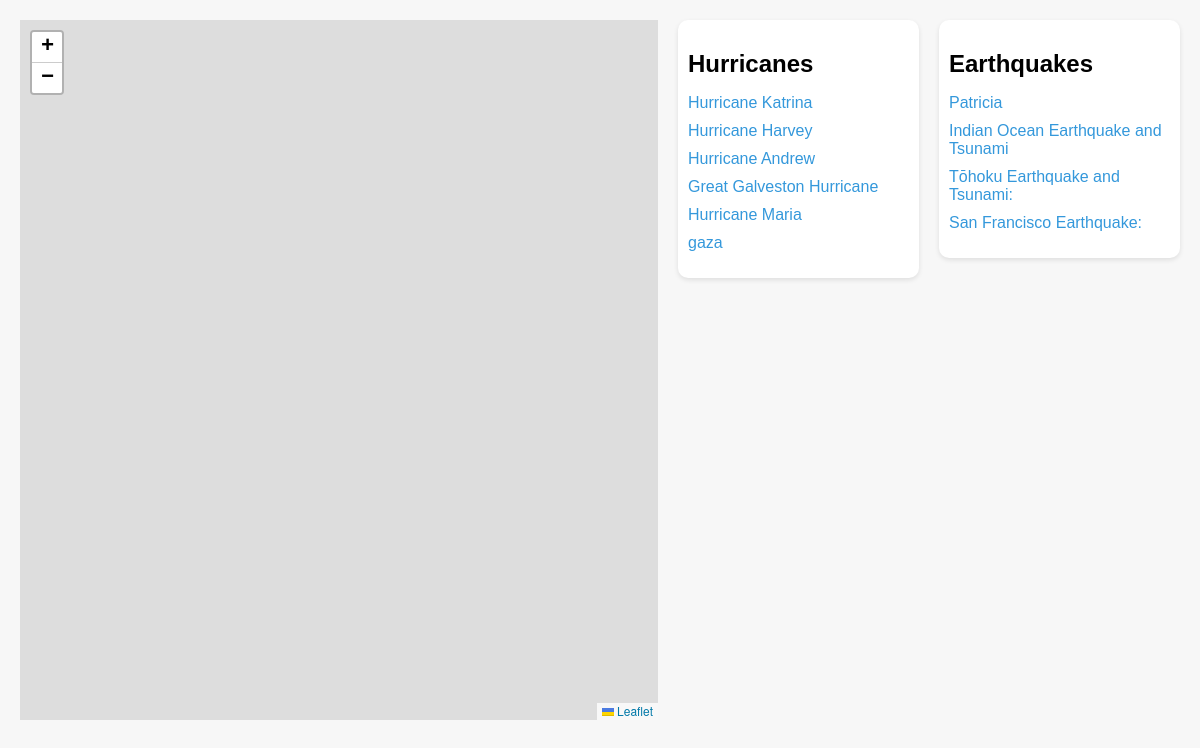
/disasters/, run on the app's committed database.
### excel_handler/models.py (models this page shows)
class Hurricane(models.Model):
    name = models.CharField(max_length=100)
    description = models.TextField()
    latitude = models.DecimalField(max_digits=9, decimal_places=6)
    longitude = models.DecimalField(max_digits=9, decimal_places=6)

class Earthquake(models.Model):
    name = models.CharField(max_length=100)
    description = models.TextField()
    latitude = models.DecimalField(max_digits=9, decimal_places=6)
    longitude = models.DecimalField(max_digits=9, decimal_places=6)

### excel_handler/views.py (the view)
# urls.py: path('disasters/', views.disasters, name='disasters'),
def disasters(request):
    hurricanes = Hurricane.objects.all()
    earthquakes = Earthquake.objects.all()
    return render(request, 'excel_handler/disasters.html', {'hurricanes': hurricanes, 'earthquakes': earthquakes})

### Templates/excel_handler/disasters.html (shortened to what this page needs)
{% load static %}
<!DOCTYPE html>
<html>
<head>
    <link rel="stylesheet" href="{% static 'leaflet/leaflet.css' %}">
</head>
<body>
    <div class="container">
        <div id="map"></div>
        <div class="disaster-section">
            <h2 class="disaster-title">Hurricanes</h2>
            <ul>
                {% for hurricane in hurricanes %}
                <li><a href="#" onclick="showMarker({{ hurricane.latitude }}, {{ hurricane.longitude }}, '{{ hurricane.description|escapejs }}')">{{ hurricane.name }}</a></li>
                {% endfor %}
            </ul>
        </div>
        <div class="disaster-section">
            <h2 class="disaster-title">Earthquakes</h2>
            <ul>
                {% for earthquake in earthquakes %}
                <li><a href="#" onclick="showMarker({{ earthquake.latitude }}, {{ earthquake.longitude }}, '{{ earthquake.description|escapejs }}')">{{ earthquake.name }}</a></li>
                {% endfor %}
            </ul>
        </div>
    </div>
</body>
</html>

### Templates/excel_handler/disasters.html (style rules this page uses)
body { font-family: Arial, sans-serif; margin: 0; padding: 0; background-color: #f7f7f7; }
.container { display: flex; justify-content: center; align-items: flex-start; padding: 20px; gap: 20px; }
#map { width: 55%; height: 700px; }
.disaster-section { flex: 1; background-color: #fff; padding: 10px; border-radius: 10px; box-shadow: 0 2px 5px rgba(0, 0, 0, 0.1); }
.disaster-title { font-size: 24px; margin-bottom: 15px; }
ul { list-style-type: none; padding: 0; }
li { margin-bottom: 10px; }
a { text-decoration: none; color: #3498db; transition: color 0.3s; }

### data on the page
Hurricane: name "Hurricane Katrina"
Hurricane: name "Hurricane Harvey"
Hurricane: name "Hurricane Andrew"
Hurricane: name "Great Galveston Hurricane"
Hurricane: name "Hurricane Maria"
Hurricane: name "gaza"
Earthquake: name "Patricia"
Earthquake: name "Indian Ocean Earthquake and Tsunami"
Earthquake: name "Tōhoku Earthquake and Tsunami:"
Earthquake: name "San Francisco Earthquake:"
